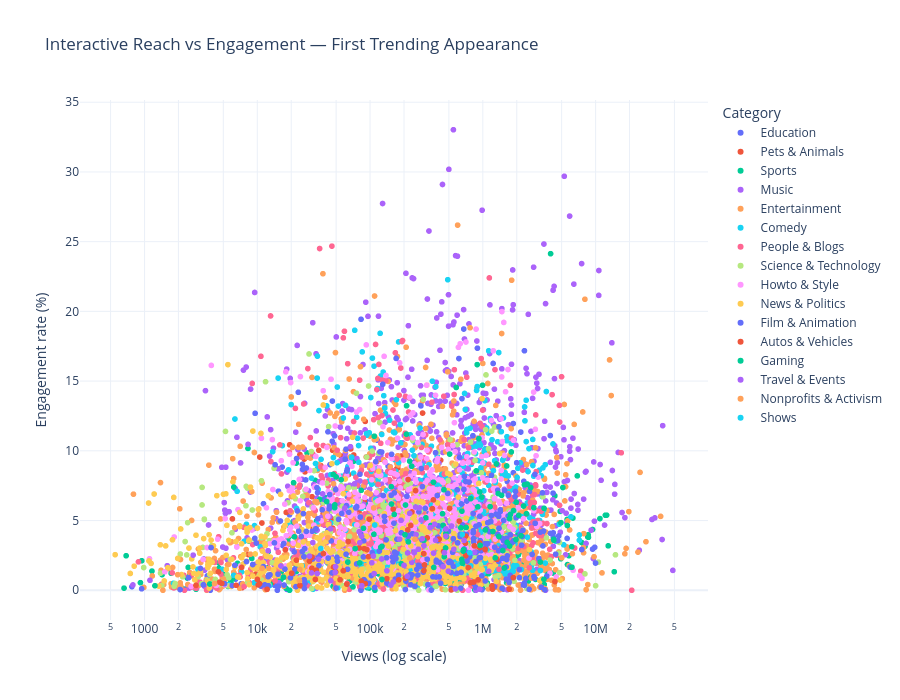

Source (notebook cell):
### Code cell
# interactive hover makes individual titles, categories, and trend speed inspectable without crowding the static chart
interactive = px.scatter(
    df,
    x='views',
    y='engagement_rate',
    color='category_name',
    hover_name='title',
    hover_data={
        'channel_title': True,
        'days_to_trend': True,
        'like_rate': ':.2f',
        'views': ':,',
        'engagement_rate': ':.2f'
    },
    log_x=True,
    title='Interactive Reach vs Engagement — First Trending Appearance'
)
interactive.update_layout(
    legend_title_text='Category',
    xaxis_title='Views (log scale)',
    yaxis_title='Engagement rate (%)',
    template='plotly_white',
    height=700
)
interactive.write_html(visual_dir / '08 interactive reach vs engagement.html', include_plotlyjs='cdn')
interactive.show()

### Figure 1 — Plotly figure (JSON) as saved in the notebook; plotly's stock layout.template omitted (floating-point values rounded to 4 significant figures; data arrays with more than 128 entries replaced by an {"elided": "..."} marker saying what was removed)
{"data": [{"customdata": {"elided": "250x3 mixed values"}, "hovertemplate": "<b>%{hovertext}</b><br><br>category_name=Education<br>views=%{x:,}<br>engagement_rate=%{y:.2f}<br>channel_title=%{customdata[0]}<br>days_to_trend=%{customdata[1]}<br>like_rate=%{customdata[2]:.2f}<extra></extra>", "hovertext": {"elided": "250 str values"}, "legendgroup": "Education", "marker": {"color": "#636efa", "symbol": "circle"}, "mode": "markers", "name": "Education", "showlegend": true, "type": "scattergl", "x": {"elided": "250 int values"}, "xaxis": "x", "y": {"elided": "250 float values"}, "yaxis": "y"}, {"customdata": {"elided": "138x3 mixed values"}, "hovertemplate": "<b>%{hovertext}</b><br><br>category_name=Pets & Animals<br>views=%{x:,}<br>engagement_rate=%{y:.2f}<br>channel_title=%{customdata[0]}<br>days_to_trend=%{customdata[1]}<br>like_rate=%{customdata[2]:.2f}<extra></extra>", "hovertext": {"elided": "138 str values"}, "legendgroup": "Pets & Animals", "marker": {"color": "#EF553B", "symbol": "circle"}, "mode": "markers", "name": "Pets & Animals", "showlegend": true, "type": "scattergl", "x": {"elided": "138 int values"}, "xaxis": "x", "y": {"elided": "138 float values"}, "yaxis": "y"}, {"customdata": {"elided": "451x3 mixed values"}, "hovertemplate": "<b>%{hovertext}</b><br><br>category_name=Sports<br>views=%{x:,}<br>engagement_rate=%{y:.2f}<br>channel_title=%{customdata[0]}<br>days_to_trend=%{customdata[1]}<br>like_rate=%{customdata[2]:.2f}<extra></extra>", "hovertext": {"elided": "451 str values"}, "legendgroup": "Sports", "marker": {"color": "#00cc96", "symbol": "circle"}, "mode": "markers", "name": "Sports", "showlegend": true, "type": "scattergl", "x": {"elided": "451 int values"}, "xaxis": "x", "y": {"elided": "451 float values"}, "yaxis": "y"}, {"customdata": {"elided": "799x3 mixed values"}, "hovertemplate": "<b>%{hovertext}</b><br><br>category_name=Music<br>views=%{x:,}<br>engagement_rate=%{y:.2f}<br>channel_title=%{customdata[0]}<br>days_to_trend=%{customdata[1]}<br>like_rate=%{customdata[2]:.2f}<extra></extra>", "hovertext": {"elided": "799 str values"}, "legendgroup": "Music", "marker": {"color": "#ab63fa", "symbol": "circle"}, "mode": "markers", "name": "Music", "showlegend": true, "type": "scattergl", "x": {"elided": "799 int values"}, "xaxis": "x", "y": {"elided": "799 float values"}, "yaxis": "y"}, {"customdata": {"elided": "1619x3 mixed values"}, "hovertemplate": "<b>%{hovertext}</b><br><br>category_name=Entertainment<br>views=%{x:,}<br>engagement_rate=%{y:.2f}<br>channel_title=%{customdata[0]}<br>days_to_trend=%{customdata[1]}<br>like_rate=%{customdata[2]:.2f}<extra></extra>", "hovertext": {"elided": "1619 str values"}, "legendgroup": "Entertainment", "marker": {"color": "#FFA15A", "symbol": "circle"}, "mode": "markers", "name": "Entertainment", "showlegend": true, "type": "scattergl", "x": {"elided": "1619 int values"}, "xaxis": "x", "y": {"elided": "1619 float values"}, "yaxis": "y"}, {"customdata": {"elided": "547x3 mixed values"}, "hovertemplate": "<b>%{hovertext}</b><br><br>category_name=Comedy<br>views=%{x:,}<br>engagement_rate=%{y:.2f}<br>channel_title=%{customdata[0]}<br>days_to_trend=%{customdata[1]}<br>like_rate=%{customdata[2]:.2f}<extra></extra>", "hovertext": {"elided": "547 str values"}, "legendgroup": "Comedy", "marker": {"color": "#19d3f3", "symbol": "circle"}, "mode": "markers", "name": "Comedy", "showlegend": true, "type": "scattergl", "x": {"elided": "547 int values"}, "xaxis": "x", "y": {"elided": "547 float values"}, "yaxis": "y"}, {"customdata": {"elided": "498x3 mixed values"}, "hovertemplate": "<b>%{hovertext}</b><br><br>category_name=People & Blogs<br>views=%{x:,}<br>engagement_rate=%{y:.2f}<br>channel_title=%{customdata[0]}<br>days_to_trend=%{customdata[1]}<br>like_rate=%{customdata[2]:.2f}<extra></extra>", "hovertext": {"elided": "498 str values"}, "legendgroup": "People & Blogs", "marker": {"color": "#FF6692", "symbol": "circle"}, "mode": "markers", "name": "People & Blogs", "showlegend": true, "type": "scattergl", "x": {"elided": "498 int values"}, "xaxis": "x", "y": {"elided": "498 float values"}, "yaxis": "y"}, {"customdata": {"elided": "380x3 mixed values"}, "hovertemplate": "<b>%{hovertext}</b><br><br>category_name=Science & Technology<br>views=%{x:,}<br>engagement_rate=%{y:.2f}<br>channel_title=%{customdata[0]}<br>days_to_trend=%{customdata[1]}<br>like_rate=%{customdata[2]:.2f}<extra></extra>", "hovertext": {"elided": "380 str values"}, "legendgroup": "Science & Technology", "marker": {"color": "#B6E880", "symbol": "circle"}, "mode": "markers", "name": "Science & Technology", "showlegend": true, "type": "scattergl", "x": {"elided": "380 int values"}, "xaxis": "x", "y": {"elided": "380 float values"}, "yaxis": "y"}, {"customdata": {"elided": "595x3 mixed values"}, "hovertemplate": "<b>%{hovertext}</b><br><br>category_name=Howto & Style<br>views=%{x:,}<br>engagement_rate=%{y:.2f}<br>channel_title=%{customdata[0]}<br>days_to_trend=%{customdata[1]}<br>like_rate=%{customdata[2]:.2f}<extra></extra>", "hovertext": {"elided": "595 str values"}, "legendgroup": "Howto & Style", "marker": {"color": "#FF97FF", "symbol": "circle"}, "mode": "markers", "name": "Howto & Style", "showlegend": true, "type": "scattergl", "x": {"elided": "595 int values"}, "xaxis": "x", "y": {"elided": "595 float values"}, "yaxis": "y"}, {"customdata": {"elided": "505x3 mixed values"}, "hovertemplate": "<b>%{hovertext}</b><br><br>category_name=News & Politics<br>views=%{x:,}<br>engagement_rate=%{y:.2f}<br>channel_title=%{customdata[0]}<br>days_to_trend=%{customdata[1]}<br>like_rate=%{customdata[2]:.2f}<extra></extra>", "hovertext": {"elided": "505 str values"}, "legendgroup": "News & Politics", "marker": {"color": "#FECB52", "symbol": "circle"}, "mode": "markers", "name": "News & Politics", "showlegend": true, "type": "scattergl", "x": {"elided": "505 int values"}, "xaxis": "x", "y": {"elided": "505 float values"}, "yaxis": "y"}, {"customdata": {"elided": "318x3 mixed values"}, "hovertemplate": "<b>%{hovertext}</b><br><br>category_name=Film & Animation<br>views=%{x:,}<br>engagement_rate=%{y:.2f}<br>channel_title=%{customdata[0]}<br>days_to_trend=%{customdata[1]}<br>like_rate=%{customdata[2]:.2f}<extra></extra>", "hovertext": {"elided": "318 str values"}, "legendgroup": "Film & Animation", "marker": {"color": "#636efa", "symbol": "circle"}, "mode": "markers", "name": "Film & Animation", "showlegend": true, "type": "scattergl", "x": {"elided": "318 int values"}, "xaxis": "x", "y": {"elided": "318 float values"}, "yaxis": "y"}, {"customdata": {"elided": "70x3 mixed values"}, "hovertemplate": "<b>%{hovertext}</b><br><br>category_name=Autos & Vehicles<br>views=%{x:,}<br>engagement_rate=%{y:.2f}<br>channel_title=%{customdata[0]}<br>days_to_trend=%{customdata[1]}<br>like_rate=%{customdata[2]:.2f}<extra></extra>", "hovertext": ["Inside Keanu Reeves' Custom Motorcycle Shop | WIRED", "I TOOK THE $3,000,000 LAMBO TO CARMAX! They offered me......", "Caterham Chris Hoy 60 Second Donut Challenge", "Train Swipes Parked Vehicle", "Evolution of the Jeep 4x4 Utility Vehicle | Donut Media", "The Crazy 5,000hp Devel Sixteen is REAL! | FIRST LOOK", "Small Truck VS  Strong Wind", "FIA GT World Cup 2017. Qualification Race Macau Grand Prix. Huge Pile Up", "Elon Musk Gives First Look At Tesla's Electric Semi", "I just bought the most ridiculous car", "Dominoes Pizza Delivery on Bike", "The Spyker C8 Is the Quirkiest $250,000 Exotic Car in History", "Urus: A Super SUV with Super Sports Car DNA", "What Jeremy Clarkson thinks about Tesla", "I Built a FULL SIZE Tie Fighter/Silencer", "1991 Pontiac Lineup Commercial - With Patrick Stewart Narrating", "CES 2018 Preview: Honda's New Robotics Concept", "Second-hand cars - transforming old Ford Mustangs into high-end watches", "How a $4,550 Bespoke Bicycle is Made", "DELIT DE FUITE - le Justicier de Noël", "The Next Century of Chevy Trucks Starts Here | Chevrolet", "Tesla Santa Mode Easter Egg with Icy Roads, Reindeer, Jingle Bells and More", "Rubik's Cube Table Version 2", "Thirty Car Pile up in the Snow || ViralHog", "I Said I Would NEVER Do This To My Truck... BIG MODS INCOMING!", "[HOONIGAN] DT 190: $200 Miata Kart Build [Part 6] - Cage Build and Indoor Donuts", "New Year's Eve Penske Peel at the 11foot8 bridge", "Mecum Collector Car Auction - Kissimmee 2018 Day 2", "World premiere of the new Mercedes-Benz User Experience", "Watch the ALL-NEW BMW M5 refuel mid-drift to take TWO GUINNESS WORLD RECORDS™ titles", "1992 Chevy Lumina Euro commercial", "Wallaby on Harbour Bridge", "2019 Chevrolet Silverado First Look - 2018 Detroit Auto Show", "Most Interesting Electric SUV at CES 2018", "Detroit Auto Show 2018: Press Day 1 - World debuts of new cars", "The Original Ford Mustang BULLITT: The Holy Grail of Mustang | Mustang | Ford", "2019 Toyota Avalon – Redline: First Look – 2018 NAIAS", "The Original Maserati Ghibli Proves Maserati Was Once Great", "The Most Expensive Countries To Buy Cool Used Cars", "Sturm Friederike - Grandiose Pilotenleistung am Airport Düsseldorf bei bis zu 110 km/h Seitenwind", "old dodge stratus commercial", "FIRST LOOK AT FAST AND FURIOUS LIVE (REHEARSALS AND STUNTS)", "Lexus LS 500 F SPORT / Marvel Studios’ Black Panther Commercial—Full Length", "Here’s Why the 2018 Lincoln Navigator is Worth $100,000", "2018 Kia Stinger  |  Steven Tyler Big Game Ad – Feel something again", "Ref to the Rescue | 2018 Kona | Hyundai NFL Super Bowl LII", "1980 toyota corolla liftback commercial", "Good Odds | Toyota", "Toyota 2018 Big Game Ad: One Team (Extended Cut)", "Official Ram Trucks Super Bowl Commercial | Icelandic Vikings | We Will Rock You", "WeatherTech Super Bowl® Commercial: American Factory", "Official Jeep Super Bowl Commercial | Jeep Jurassic", "Hope Detector | Hyundai NFL Super Bowl LII", "Official Ram Trucks Super Bowl Commercial | Dr. Martin Luther King, Jr. | Built to Serve", "The $85,000 Range Rover Velar Is the Coolest Range Rover Ever", "Falcon Heavy Makes History - Cheaper Spaceflight", "What's inside 2018 Mercedes A-Class?", "Making a Handheld Air Cannon Steampunk/Powerfull", "Range Rover Sport – Dragon Challenge", "MARVEL COMICS 2018: A Fresh Start", "Here's a Tour of a $50,000 Honda Odyssey Minivan", "The Teslonda in action - Tesla powered Honda Accord", "360° view of Renault R.S.18", "Dodging tumbleweeds on the freeway in Echo, Oregon", "Volkswagen Gassed Monkeys To Prove Diesels Are Clean", "The Toyota Previa Is the Weirdest Minivan Ever", "Genetic Select by Lexus", "The Best Wiper Blades in the World and Why", "Why Expensive Cars Aren't Always Reliable", "Tesla 2018"], "legendgroup": "Autos & Vehicles", "marker": {"color": "#EF553B", "symbol": "circle"}, "mode": "markers", "name": "Autos & Vehicles", "showlegend": true, "type": "scattergl", "x": [704363, 98378, 4850, 7265, 93829, 298744, 12212, 831968, 741859, 357052, 4524, 705169, 17746, 300407, 364537, 4631, 20188, 10020, 22195, 701821, 57915, 30484, 30550, 62253, 229570, 321245, 304017, 90556, 38585, 907516, 6491, 10477, 47430, 80102, 49536, 83525, 96774, 410280, 235077, 4361881, 2860, 32749, 29017, 938191, 206006, 523481, 10186, 64002, 33447, 1204594, 179610, 778702, 1217201, 1865148, 939495, 217582, 88727, 506972, 1333918, 216058, 841844, 140973, 54198, 23889, 160245, 1047982, 1713302, 253378, 448375, 617010], "xaxis": "x", "y": [2.473, 5.099, 0.4948, 1.638, 2.914, 2.628, 0.06551, 0.5908, 1.624, 5.854, 1.326, 3.881, 2.902, 1.411, 6.478, 0.583, 1.223, 0.7784, 2.158, 3.376, 1.397, 1.578, 2.38, 0.4369, 4.65, 3.761, 1.819, 0.4771, 2.633, 0.7433, 0.3543, 0.4677, 1.666, 3.032, 1.312, 0.6597, 2.406, 3.668, 5.613, 0.6225, 0.3497, 0.7786, 2.082, 3.389, 0.8791, 0.02331, 0.3829, 3.494, 1.441, 0.3163, 0.7411, 0.5364, 0.07788, 0.9041, 3.058, 7.941, 2.982, 5.873, 2.217, 4.327, 3.18, 0.8314, 0.7528, 0.3433, 5.819, 2.928, 0.08247, 7.148, 2.778, 4.96], "yaxis": "y"}, {"customdata": {"elided": "103x3 mixed values"}, "hovertemplate": "<b>%{hovertext}</b><br><br>category_name=Gaming<br>views=%{x:,}<br>engagement_rate=%{y:.2f}<br>channel_title=%{customdata[0]}<br>days_to_trend=%{customdata[1]}<br>like_rate=%{customdata[2]:.2f}<extra></extra>", "hovertext": ["L.A. Noire - Nintendo Switch Trailer", "Our First Date", "Playing CUPHEAD with MatPat!", "Mega Medley that was supposed to be 5 minutes but wasn't", "Chuck Norris - Hunter - World of Warcraft TV Commercial - 2011", "Pokémon Challenge: Watch GAME FREAK’s Kazumasa Iwao Guess the Pokémon!", "Test footage of my raspberry pi camera in the dark", "Pokémon GO - More Pokémon, More Adventure. Now with Dynamic Weather Gameplay!", "In the Valley of Gods Announcement Trailer", "Youtube Rewind 2017 - BEHIND THE SCENES", "PLAYERUNKNOWN'S BATTLEGROUNDS - The Game Awards 2017 Gameplay Trailer", "OUR SECRET FAN FICTIONS?! - Truth Bombs #2!", "The Game Awards - Full Show with Death Stranding, Zelda and More", "The Legend of Zelda: Breath of the Wild - Expansion Pass: DLC Pack 2 The Champions’ Ballad Trailer", "The Legend of Zelda: Breath of the Wild Expansion Pass - The Champions’ Ballad Trailer", "Music of Splatoon 2 BTS - Nintendo Switch", "PLAYERUNKNOWN'S BATTLEGROUNDS Xbox Action Trailer", "Developer Update | Happy New Year | Overwatch", "Nintendo Switch Now the Fastest-Selling Home Console in US History - IGN News", "Matt the Radar Technician in Star Wars Battlefront 2!  New Battlefront 2 Mod Gameplay!", "YOUTUBE SENT ME A MYSTERY GIFT!!!", "Dunkey's Best of 2017", "Nintendo Direct Mini 1.11.2018", "ALIENS THE RIDE【Planet Coaster】", "Big sister reflexes", "Solve Mysteries with Detective Pikachu!", "Fair Maiden - Epic NPC Man - VLDL", "LOOK AT WHAT HE TURNED ME INTO... (ft. James Charles)", "First Look at Nintendo Labo", "Nintendo Labo Isn't for Adults, and That's Okay", "Beat Saber Gameplay Teaser", "God of War – Story Trailer | PS4", "Dragon Ball FighterZ Video Review", "Melix Plays: JUMPSTART First Grade | 90s Games", "The Download - January 2018", "FIFA 18 - FUT Champions Cup Barcelona - Day 1 - Swiss Group Round 3", "American vs. Brit", "Sega Game Gear Commercial Creamed Spinach - Retro Video Game Commercial / Ad", "Off Camera Secrets | Grand Theft Auto V - Boundary Break", "4-2: The History of Super Mario Bros.' Most Infamous Level", "Getting Over It (Spoilers?)", "Amazing Creatures Have Been Discovered across the Planet!", "The Legend of Zelda: Breath of the Wild DLC Dev. Talk - ft. Mr. Aonuma & Mr. Fujibayashi", "Nintendo Labo: Hands-On", "Kaz Hirai Stepping Down as Sony CEO - IGN News", "Developer Update | Happy Year of the Dog! | Overwatch", "best pirate i've ever seen", "Alto's Odyssey Trailer – Launching February 22nd. Pre-order now!", "2018 Bugatti Chiron -- Now in Forza Motorsport 7!", "Lotto Powerball Imagine - Armoured Truck", "Gotta Catch ‘Em All!", "Nintendo Switch 1 Year Anniversary Dev. Talk - ft. Mr. Takahashi", "How Satellites Capture 400 Megapixel Images Of Earth's Globe - Himawari 8 & GOES-16", "Nintendo Direct 3.8.2018", "Official Call of Duty®: Black Ops 4 Teaser", "Super Smash Bros. Switch: Who's Hiding in the Flames? (Real-Time Character Analysis)", "Super Smash Bros - Trailer Analysis", "Sonic Mania Adventures - Sneak Peek", "Irelia: The Blade Dancer | Champion Trailer - League of Legends", "Nintendo Switch Nindies Showcase Spring 2018", "SURPRISING HER WITH A NEW PUPPY (8 WEEKS OLD)", "IT'S CHICA'S BIRTHDAY!!!", "Meet My Dog - Animated", "LEEROY JENKINS ANIMATED", "Overwatch Seasonal Event | Overwatch Archives", "Game Theory: Will the Fortnite Meteor Destroy EVERYTHING? (Fortnite Battle Royale)", "Markiplier Animated | GHOST HUNTER", "You guys get to FINALLY meet her.. (SPECIAL ANNOUNCEMENT)", "Transforming a Homeless Womans Life... **EXTREMELY EMOTIONAL**", "#boogiedown CONTEST WINNERS ANNOUNCED", "Clash Royale: CLAN WARS IS HERE!", "SEASON 4 | ANNOUNCE TRAILER", "Nintendo Labo", "Ghost Pepper: Day 2", "Introducing: The Players! - Super Smash Bros. Invitational 2018", "Clash Royale: Meet the Rascals! (New Card!)", "Playing Deadpool With Ryan Reynolds!", "Official Call of Duty®: Black Ops 4 — Multiplayer Reveal Trailer", "I pranked him... then I BOUGHT him his DREAM CAR!! **emotional surprise**", "LIE DETECTOR TEST WITH MY GIRLFRIEND!", "Game Theory: How RICH is a Pokemon Master?", "The Sims 4 Seasons: Official Reveal Trailer", "The History of Fortnite Battle Royale - Did You Know Gaming? Feat. Remix", "Pokémon: Let's Go, Pikachu! and Pokémon: Let's Go, Eevee! Trailer", "TRY NOT TO Slip 'N Slide Through the Wrong MYSTERY BOX!!", "Game Theory: FNAF STUMPED Me! (FNAF 6 Ultimate Custom Night)", "Madden NFL 19 – Official Reveal Trailer", "Battlefield 5 Official Multiplayer Trailer", "Anthem Official Cinematic Trailer (2018)", "Game Theory: FNAF, The Theory That Changed EVERYTHING!! (FNAF 6 Ultimate Custom Night)", "Cyberpunk 2077 – official E3 2018 trailer", "Halo Infinite - E3 2018 - Announcement Trailer", "Fallout 76 Trailer - E3 2018", "The Elder Scrolls VI – Official E3 Announcement Teaser", "YouTube Live at E3 2018: Monday with Ninja, Marshmello, PlayStation, Ubisoft, Todd Howard", "KINGDOM HEARTS III – E3 2018 Frozen Trailer", "Town Hall 12 Update is Here! (Clash of Clans Official)", "Cuphead DLC Announcement Trailer | Xbox One | Windows 10 | Steam | GOG", "Nintendo @ E3 2018: Day 1", "Assassin's Creed Odyssey: E3 2018 Official World Premiere Trailer | Ubisoft [NA]", "Super Smash Bros. Ultimate - Everyone is Here Trailer (E3 2018)", "Nintendo @ E3 2018: Day 2", "Fortnite Celebrity Pro-Am | #FortniteProAm"], "legendgroup": "Gaming", "marker": {"color": "#00cc96", "symbol": "circle"}, "mode": "markers", "name": "Gaming", "showlegend": true, "type": "scattergl", "x": [154872, 224426, 55460, 87397, 127521, 47215, 1237, 660509, 35817, 443919, 367796, 580796, 1287342, 1388707, 83487, 109028, 48735, 780084, 6191, 127452, 1628997, 3492111, 1467488, 218855, 80760, 439372, 50014, 891157, 2835938, 108184, 650855, 938603, 467114, 210371, 345910, 674446, 17068, 3791, 300203, 312354, 41268, 710551, 163742, 63531, 21328, 1229391, 124554, 73724, 20986, 70581, 210841, 154038, 48505, 904177, 1321771, 638169, 2656683, 233958, 1644037, 476387, 206258, 993913, 365152, 189419, 946386, 1871511, 452250, 1367596, 923655, 2437916, 4265080, 1723061, 1979840, 508016, 652300, 6142430, 5128311, 6886948, 2079137, 1160074, 2297532, 875878, 204053, 5616854, 1756027, 1788791, 454950, 2474393, 1504564, 2341772, 4929812, 1969012, 1729107, 4239111, 3483553, 1052924, 6173038, 978409, 3238183, 669475, 470844, 1549110, 2183462], "xaxis": "x", "y": [6.186, 9.255, 7.925, 4.443, 0.7693, 8.302, 0.3234, 1.941, 6.519, 4.66, 1.637, 14.54, 2.325, 3.855, 7.165, 11.05, 6.125, 6.568, 7.398, 3.152, 8.913, 5.877, 6.81, 3.471, 1.959, 5.488, 8.128, 16.18, 5.917, 4.013, 2.216, 7.05, 3.031, 11.2, 4.643, 2.909, 0.9316, 0.4484, 3.578, 5.195, 6.361, 4.501, 5.437, 2.019, 3.831, 4.214, 3.085, 2.98, 7.715, 0.2394, 13.23, 7.428, 5.919, 5.982, 9.055, 4.48, 7.369, 8.895, 3.436, 3.844, 6.115, 14.7, 7.745, 1.901, 3.219, 5.717, 7.212, 6.938, 10.87, 5.491, 3.585, 5.134, 6.309, 9.764, 5.672, 3.127, 7.366, 8.202, 5.375, 5.997, 6.039, 8.562, 3.984, 4.643, 5.445, 9.92, 2.409, 7.617, 2.848, 7.562, 4.848, 3.635, 3.172, 3.655, 0.7846, 4.324, 1.654, 6.68, 2.024, 2.809, 4.071, 1.597, 3.901], "yaxis": "y"}, {"customdata": {"elided": "60x3 mixed values"}, "hovertemplate": "<b>%{hovertext}</b><br><br>category_name=Travel & Events<br>views=%{x:,}<br>engagement_rate=%{y:.2f}<br>channel_title=%{customdata[0]}<br>days_to_trend=%{customdata[1]}<br>like_rate=%{customdata[2]:.2f}<extra></extra>", "hovertext": ["New Emirates First Class Suite | Boeing 777 | Emirates", "'Lightning Strike' B777-300 on departure @ KL743 // PH-BVS", "Vostok Brompton Beach Ride", "Inside The World's Only Private Boeing 787 Dreamliner!", "The Horrors of Flavored Water", "Brazil's Video Game Gray Markets", "INDIAN STREET FOOD of YOUR DREAMS in Kolkata, India | ENTER CURRY HEAVEN + BEST STREET FOOD in India", "A Train Runs Through It: Thailand’s Most Dangerous Market", "Mesmerizing Shockwaves in Your Window Screen (18,000FPS) - Beyond Slow Motion", "70 People Try 70 Tongue-Twisters From 70 Countries | Condé Nast Traveler", "Flying Through a  Sunset Storm || ViralHog", "Welcome to Winter PUNderland", "FIRST LOOK: Donald Trump animatronic debuts in Hall of Presidents at Walt Disney World", "Donald Trump audio-animatronic figure at the new Hall of Presidents", "The Most Beautiful Restaurant in Japan - Kyoto Kitcho", "Thank you, Paloma", "Manhattan Express Big Apple Roller Coaster 4K 60FPS NYNY Las Vegas Hotel Casino Front Seat POV", "70 People from 70 Countries Imitate Americans | Condé Nast Traveler", "Completely Spillproof Travel Bag", "AMAZING CANADIAN FOOD | INSANELY HUGE Christmas Turkey DINNER FEAST and EGGS BREAKFAST in CANADA", "INDIAN STREET FOOD Tour DEEP in PUNJAB, INDIA | BEST STREET FOOD in INDIA and BEST CURRY HEAVEN!", "The Continental Divide Trail in Four Minutes", "Polish Girl buys Sail Boat for €1 !!      ......    Yes, that is ONE EURO. Ep. 122", "Kitchen Gadgets for Perfectionists", "Guinness World Record For World’s Largest Aerial Firework Shell", "BEST Pho! TRADITIONAL Noodle Tour of Saigon Vietnam", "OjO Commuter Scooter®- Light Electric Vehicle for the Bike Lane & Beyond!", "L.A.’s Best Indian Food Is in This Gas Station", "Visit an Immense, Real-Life Fairy-Tale Castle | National Geographic", "Toaster Cooks Your Entire Breakfast For You", "Fresh Market Meat and Cheese Extravaganza in Rome, Italy", "Trump - S**thole Countries - shithole statement by NAMIBIA💩💩", "360°, Eruption of Volcano Klyuchevskaya Sopka, Kamchatka, Russia. 4K aerial video", "Tourism Australia Dundee Super Bowl Ad 2018 w/ Chris Hemsworth and Danny McBride", "Turkish Airlines - 5 Senses with Dr. Oz", "Foreigner Surprising Indians with Hindi (WARNING Smiles Galore!)", "How Kimchi is Made", "INSANE! SpaceX Falcon Heavy Side Boosters Landing Simultaneously at Kennedy Space Center", "#DisneyParksLIVE: Super Bowl Celebration | Walt Disney World", "EXTREME Mexican Street Food! BLOOD + CACTUS Tacos and SPICY Street Market TACO Tour in Mexico City", "GOD LEVEL Street Food in Mexico - Sandwich NINJA with SUPER FAST Cutting Skills + Mexican Chicken", "Eating BRUNCH at Taiwan 7-ELEVEN", "Toy Story Land to Open at Walt Disney World Resort June 30", "How Krispy Kreme Doughnuts are Made", "WTF - $300 Toaster?!", "How Nail Polish is Made and Tested", "8 Potters Who are Shaping the Pottery Game", "The world's darkest building is at the 2018 Olympics", "LEGENDARY All You Can Eat Buffet in Manila Philippines - Spiral Buffet Review", "Mexican STREET FOOD Tour in Oaxaca, Mexico | BEST Street Food in Mexico + HUGE Mexican Breakfast!", "Only Slightly Exaggerated | Travel Oregon", "How Spring Looks Like around the World", "70 People from 70 Countries Sing Their Country's National Anthem | Condé Nast Traveler", "Why this Wagyu Sandwich is Worth $85", "Creating The Pandora Conservation Initiative Utility Suit", "LUXURIOUS All You Can Eat BUFFET in Mumbai India!", "How Tiny Food Videos Are Made", "70 People Reveal How to Tell If Someone Is From Their Country | Condé Nast Traveler", "AMAZING All You Can Eat  BBQ KEBAB Buffet in India!", "Eating With My DAD!"], "legendgroup": "Travel & Events", "marker": {"color": "#ab63fa", "symbol": "circle"}, "mode": "markers", "name": "Travel & Events", "showlegend": true, "type": "scattergl", "x": [141148, 571588, 1118, 1126715, 224651, 72789, 341584, 84056, 12468, 30269, 2700, 49461, 80200, 188213, 67025, 31088, 29017, 16207, 34927, 285129, 274036, 49091, 182778, 126851, 84474, 381223, 789, 268248, 44609, 3472, 59758, 213584, 44813, 103683, 936185, 365603, 106973, 108646, 33968, 553559, 844823, 470720, 153170, 81078, 253735, 445119, 234579, 200068, 681226, 256000, 527444, 215390, 373796, 494687, 160182, 290559, 246960, 300709, 456475, 471246], "xaxis": "x", "y": [1.394, 0.09552, 0.7156, 1.363, 5.515, 7.632, 4.495, 3.866, 2.839, 1.239, 2.519, 1.694, 4.198, 5.017, 10.29, 3.419, 2.447, 1.74, 2.222, 5.039, 5.901, 1.277, 3.665, 2.244, 0.3244, 3.592, 0.3802, 2.939, 4.407, 14.31, 5.892, 0.9982, 0.6806, 1.969, 0.07979, 2.666, 2.453, 1.196, 1.198, 2.941, 2.715, 3.881, 0.3663, 3.412, 5.967, 1.692, 1.998, 1.781, 3.574, 3.996, 4.609, 2.674, 4.736, 1.367, 0.5912, 3.695, 2.697, 3.201, 2.691, 4.397], "yaxis": "y"}, {"customdata": [["Define American", 2, 0.0], ["National Safety Council", 3, 0.9659], ["Teen Vogue", 1, 9.728], ["Invisible People", 4, 4.305], ["Oceana", 2, 0.383], ["Humble Design", 3, 0.5543], ["Obama Foundation", 2, 3.28], ["Logan Paul Vlogs", 1, 14.52], ["The View", 3, 1.366], ["Represent.Us", 3, 0.9979], ["Bill Gates", 3, 5.081], ["Алексей Навальный", 9, 6.55], ["Writers Guild of America East", 7, 1.316], ["Bill Gates", 6, 3.38]], "hovertemplate": "<b>%{hovertext}</b><br><br>category_name=Nonprofits & Activism<br>views=%{x:,}<br>engagement_rate=%{y:.2f}<br>channel_title=%{customdata[0]}<br>days_to_trend=%{customdata[1]}<br>like_rate=%{customdata[2]:.2f}<extra></extra>", "hovertext": ["Tell Hollywood to stand with immigrants", "NSC | Face to Face with the Prescription Opioid Crisis", "Meet Teen Vogue's 2017 21 Under 21 | Teen Vogue", "Living under a bridge doesn't stop this homeless woman from staying positive.", "Nina Dobrev wants to Save Sharks (30s)", "Homeless little boy gets a bed for Christmas", "The Obama Presidential Center: Where We Are Now", "Suicide: Be Here Tomorrow.", "Rose McGowan Shares Her Thoughts On 'Time's Up' Movement | The View", "Unrigged Live! with Jennifer Lawrence, Tig Notaro, Richard Painter, and more", "Does saving more lives lead to overpopulation?", "Яхты, олигархи, девочки: охотница на мужчин разоблачает взяточника", "2018 Writers Guild Awards - Amber Ruffin Opening Monologue", "5 books worth reading this summer"], "legendgroup": "Nonprofits & Activism", "marker": {"color": "#FFA15A", "symbol": "circle"}, "mode": "markers", "name": "Nonprofits & Activism", "showlegend": true, "type": "scattergl", "x": [1456, 1967, 7052, 33685, 4178, 23634, 42194, 8041970, 225051, 11023, 107702, 5579079, 23866, 250175], "xaxis": "x", "y": [0.0, 1.118, 10.32, 6.35, 0.4787, 0.7066, 3.773, 20.87, 2.318, 1.569, 5.902, 9.078, 1.492, 3.651], "yaxis": "y"}, {"customdata": [["CNET", 1, 3.221], ["CNET", 2, 2.213], ["Bleacher Report", 2, 3.668], ["Bleacher Report", 2, 2.44]], "hovertemplate": "<b>%{hovertext}</b><br><br>category_name=Shows<br>views=%{x:,}<br>engagement_rate=%{y:.2f}<br>channel_title=%{customdata[0]}<br>days_to_trend=%{customdata[1]}<br>like_rate=%{customdata[2]:.2f}<extra></extra>", "hovertext": ["You're not crazy. Apple is slowing down older iPhones. (Apple Byte)", "Apple HomePod: Everything to know before you buy (Apple Byte)", "Game of Zones - Game of Zones - S5:E1: 'A Golden Summer'", "Game of Zones - S5:E5: The Isle of Van Gundy"], "legendgroup": "Shows", "marker": {"color": "#19d3f3", "symbol": "circle"}, "mode": "markers", "name": "Shows", "showlegend": true, "type": "scattergl", "x": [110112, 36609, 657183, 765531], "xaxis": "x", "y": [4.68, 2.994, 3.993, 2.689], "yaxis": "y"}], "layout": {"height": 700, "legend": {"title": {"text": "Category"}, "tracegroupgap": 0}, "title": {"text": "Interactive Reach vs Engagement — First Trending Appearance"}, "xaxis": {"anchor": "y", "domain": [0.0, 1.0], "title": {"text": "Views (log scale)"}, "type": "log"}, "yaxis": {"anchor": "x", "domain": [0.0, 1.0], "title": {"text": "Engagement rate (%)"}}}}
